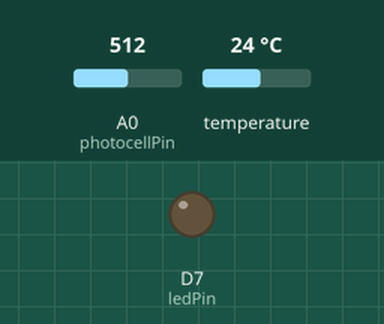
The sketch below on a simulated ESP8266 (NodeMCU). Parts: output pins drawn as LEDs (lit = HIGH). The test bench sets the inputs (shaded band); at power-on: A0 (photocellPin) = 512, temperature 24 °C. WiFi joins after 1.5 s; servers stay silent unless stated; no MQTT or app messages arrive unless stated; what the sketch prints to the serial monitor is not drawn.

Above: at 0.1 s.
At 3.3 s:
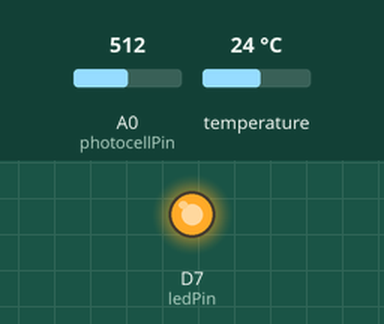
Timing chart, 0 to 4.8 s (numbered marks = the images above):
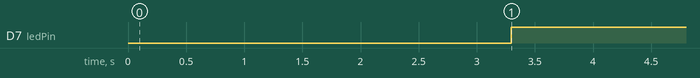

The sketch:

water45.ino
```cpp
#include <ESP8266WiFi.h>
#include <PubSubClient.h>
#include <OneWire.h>
#include <DallasTemperature.h>

//-------- Customise these values -----------
const char* ssid = "MLRITM@DGL";
const char* password = "digi@123";
#define ONE_WIRE_BUS D2
OneWire oneWire(ONE_WIRE_BUS);


#define ORG "rwcoys"
#define DEVICE_TYPE "NODEMCU5060"
#define DEVICE_ID "DELL"
#define TOKEN "9381575060"
//-------- Customise the above values --------

char server[] = ORG ".messaging.internetofthings.ibmcloud.com";
char topic[] = "iot-2/evt/anil/fmt/json";
char authMethod[] = "use-token-auth";
char token[] = TOKEN;
char clientId[] = "d:" ORG ":" DEVICE_TYPE ":" DEVICE_ID;

float temp;
WiFiClient wifiClient;
PubSubClient client(server, 1883,wifiClient);
DallasTemperature sensors(&oneWire);

/// turbidity
int ledPin = 13;
int photocellPin = A0;
float NTUval;
float val;

void setup() {
 Serial.begin(9600);
 sensors.begin();

 // turbidity
 pinMode (ledPin, OUTPUT);  //Set pin to outut
 pinMode (photocellPin, INPUT);

 Serial.println();
 Serial.print("Connecting to ");
 Serial.print(ssid);
 WiFi.begin(ssid, password);
 while (WiFi.status() != WL_CONNECTED) {
 delay(500);
 Serial.print(".");
 }
 Serial.println("");

 Serial.print("WiFi connected, IP address: ");
 Serial.println(WiFi.localIP());
}

void loop(void) {

sensors.requestTemperatures();
Serial.print("Celsius temperature: ");
Serial.println(sensors.getTempCByIndex(0));

temp = sensors.getTempCByIndex(0);
delay(1000);

// turbidity
val = analogRead(photocellPin);
Serial.print("val: ");
Serial.println(val);
digitalWrite(13, HIGH);
float ardval = val*0.00488758553;
NTUval = ardval;  //200 = units in NTU
Serial.print("NTUval ");
Serial.println(NTUval);
delay(1000);

// publish
PublishData(temp,NTUval);
}


void PublishData(float temp,float NTUval){
 if (!!!client.connected()) {
 Serial.print("Reconnecting client to ");
 Serial.println(server);
 while (!!!client.connect(clientId, authMethod, token)) {
 Serial.print(".");
 delay(500);
 }
 Serial.println();
 }

  String payload = "{\"d\":{\"temperature\":";
  payload += temp;
  payload+="," "\"turbidity\":";
  payload += NTUval;
  payload += "}}";
 Serial.print("Sending payload: ");
 Serial.println(payload);

 if (client.publish(topic, (char*) payload.c_str())) {
 Serial.println("Publish ok");
 } else {
 Serial.println("Publish failed");
 }
}
```

Measured:
- by itself, D7 (ledPin): LOW → HIGH at 3.3 s
